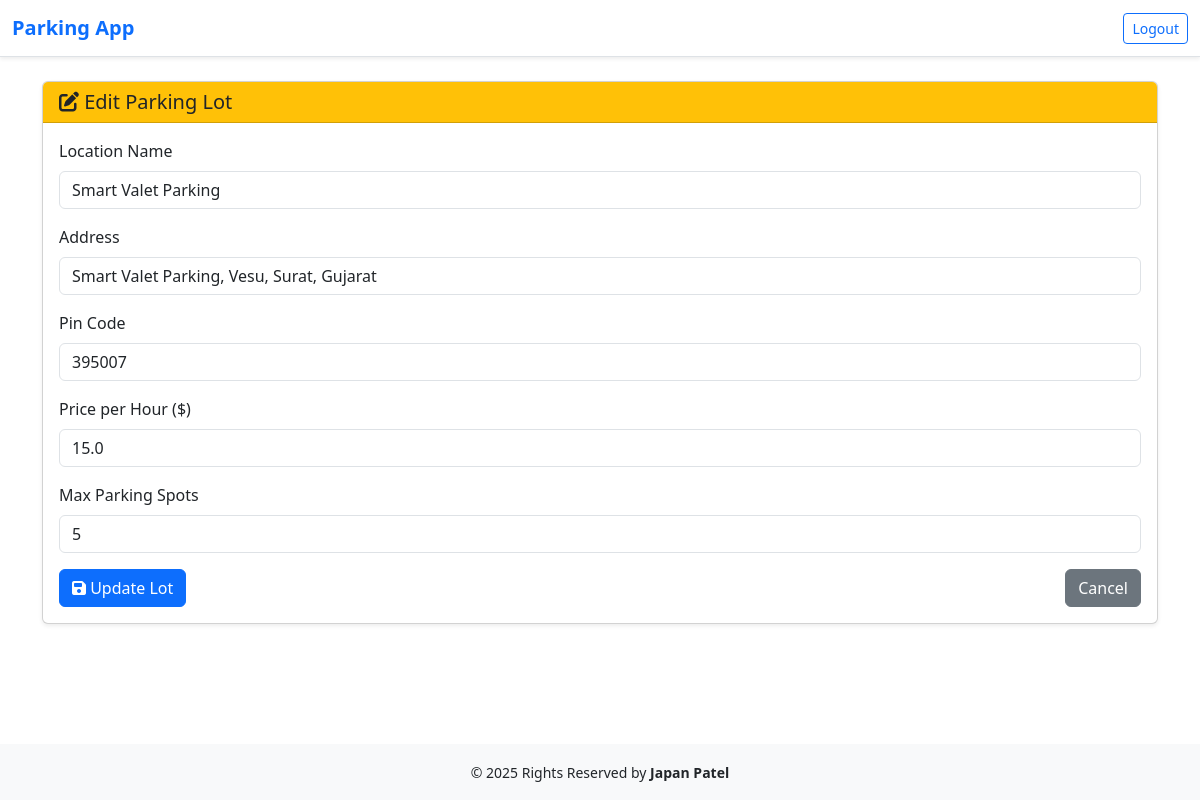
The page /admin/lot/edit/1 (signed in) on the database its author committed.
### app/models/models.py (models this page shows, shortened)
class ParkingLot(db.Model):
    __tablename__ = 'parking_lots'
    id = db.Column(db.Integer, primary_key=True)
    prime_location_name = db.Column(db.String(150), nullable=False)
    price_per_hour = db.Column(db.Float, nullable=False)
    address = db.Column(db.String(255))
    pin_code = db.Column(db.String(10))
    maximum_number_of_spots = db.Column(db.Integer, nullable=False)
    spots = db.relationship('ParkingSpot', backref='lot', cascade="all, delete", lazy=True)

### app/routes/admin_routes.py (the view, shortened to what this page needs)
@admin.route('/lot/edit/<int:lot_id>', methods=['GET', 'POST'])
@login_required
@admin_required
def edit_lot(lot_id):
    if not current_user.is_admin:
        abort(403)
    lot = ParkingLot.query.get_or_404(lot_id)
    occupied_spots = sum(1 for spot in lot.spots if spot.status == "O")
    return render_template('admin/edit_lot.html', lot=lot, occupied_spots=occupied_spots)

### app/models/models.py (called while the page is built)
@login_manager.user_loader
def load_user(user_id):
    return User.query.get(int(user_id))

### app/routes/admin_routes.py (called while the page is built)
def admin_required(func):
    from functools import wraps
    @wraps(func)
    def wrapper(*args, **kwargs):
        if not current_user.is_authenticated or not current_user.is_admin:
            flash("Admin access only.", "danger")
            return redirect(url_for("auth.login"))
        return func(*args, **kwargs)
    return wrapper

### app/templates/admin/edit_lot.html
{% extends "base.html" %}
{% block content %}
<div class="container py-4">
  <div class="card shadow-sm">
    <div class="card-header bg-warning text-dark">
      <h5 class="mb-0"><i class="fas fa-edit"></i> Edit Parking Lot</h5>
    </div>
    <div class="card-body">
      <form method="POST">
        <div class="mb-3">
          <label class="form-label">Location Name</label>
          <input type="text" name="prime_location_name" class="form-control" value="{{ lot.prime_location_name }}" required>
        </div>
        <div class="mb-3">
          <label class="form-label">Address</label>
          <input type="text" name="address" class="form-control" value="{{ lot.address }}" required>
        </div>
        <div class="mb-3">
          <label class="form-label">Pin Code</label>
          <input type="text" name="pin_code" class="form-control" value="{{ lot.pin_code }}" required>
        </div>
        <div class="mb-3">
          <label class="form-label">Price per Hour ($)</label>
          <input type="number" step="0.01" name="price_per_hour" class="form-control" value="{{ lot.price_per_hour }}" required>
        </div>
        <div class="mb-3">
          <label class="form-label">Max Parking Spots</label>
          {% if occupied_spots > 0 %}
          <input type="number" class="form-control" value="{{ lot.maximum_number_of_spots }}" disabled>
          <div class="form-text text-danger">
            Cannot update while {{ occupied_spots }} spots are occupied.
          </div>
          {% else %}
          <input type="number" name="max_spots" class="form-control" value="{{ lot.maximum_number_of_spots }}" required>
          {% endif %}
        </div>
        <div class="d-flex justify-content-between">
          <button class="btn btn-primary"><i class="fas fa-save"></i> Update Lot</button>
          <a href="{{ url_for('admin.dashboard') }}" class="btn btn-secondary">Cancel</a>
        </div>
      </form>
    </div>
  </div>
</div>
{% endblock %}

### rows shown on the page
ParkingLot: prime_location_name "Smart Valet Parking", address "Smart Valet Parking, Vesu, Surat, Gujarat", pin_code "395007", price_per_hour "15.0", max_spots "5"
